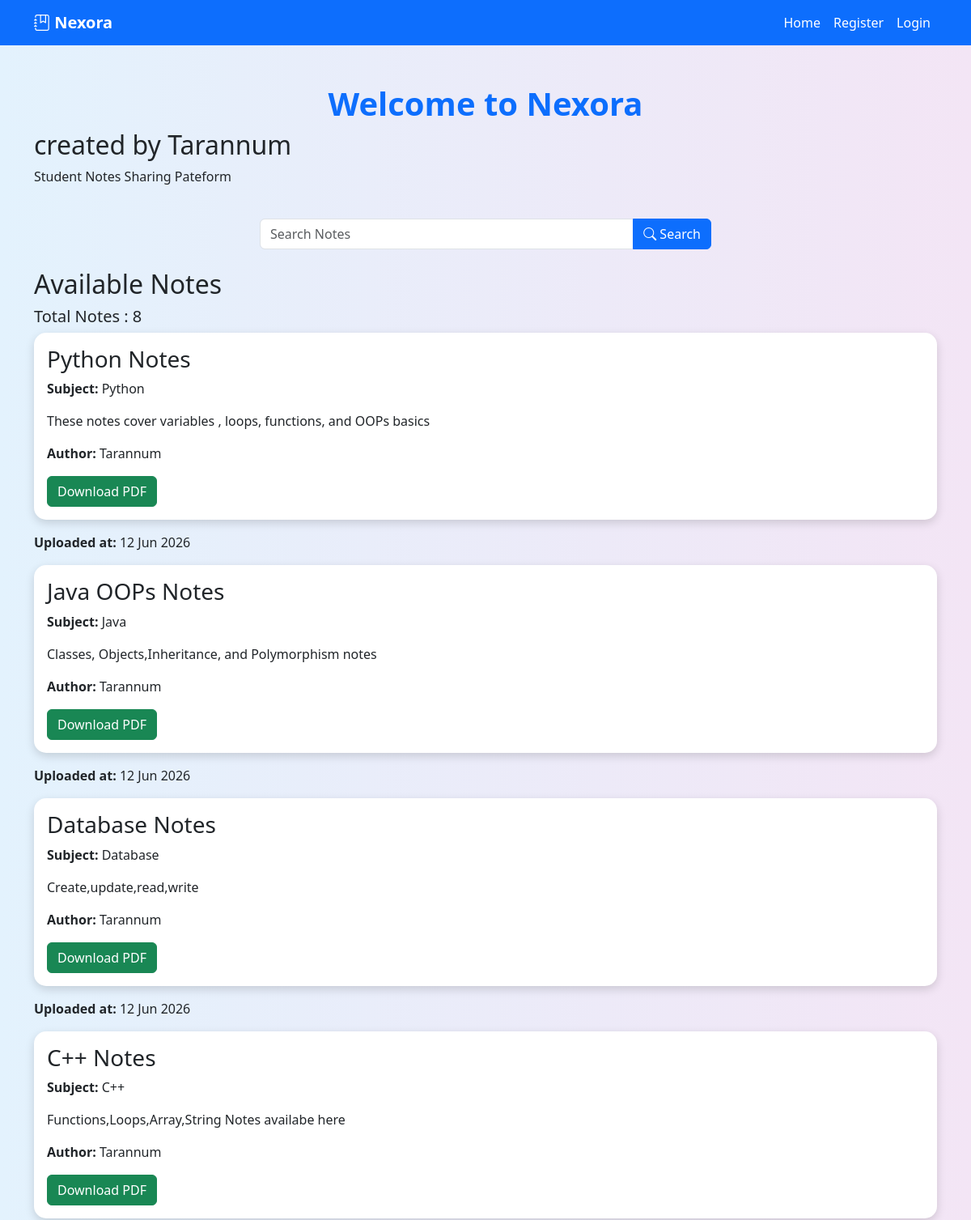
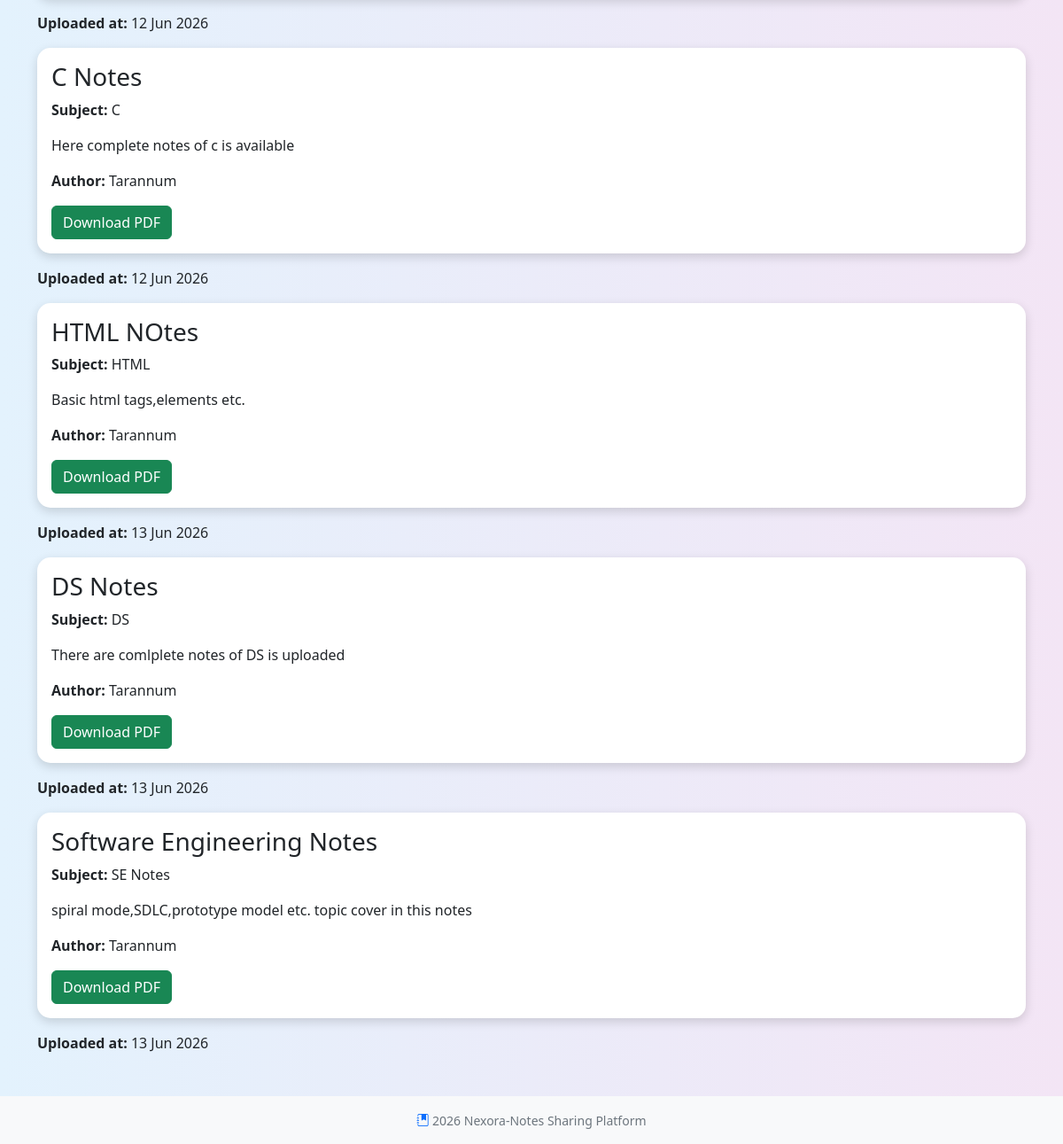
The app's page /, older data (2 pictures, top to bottom).
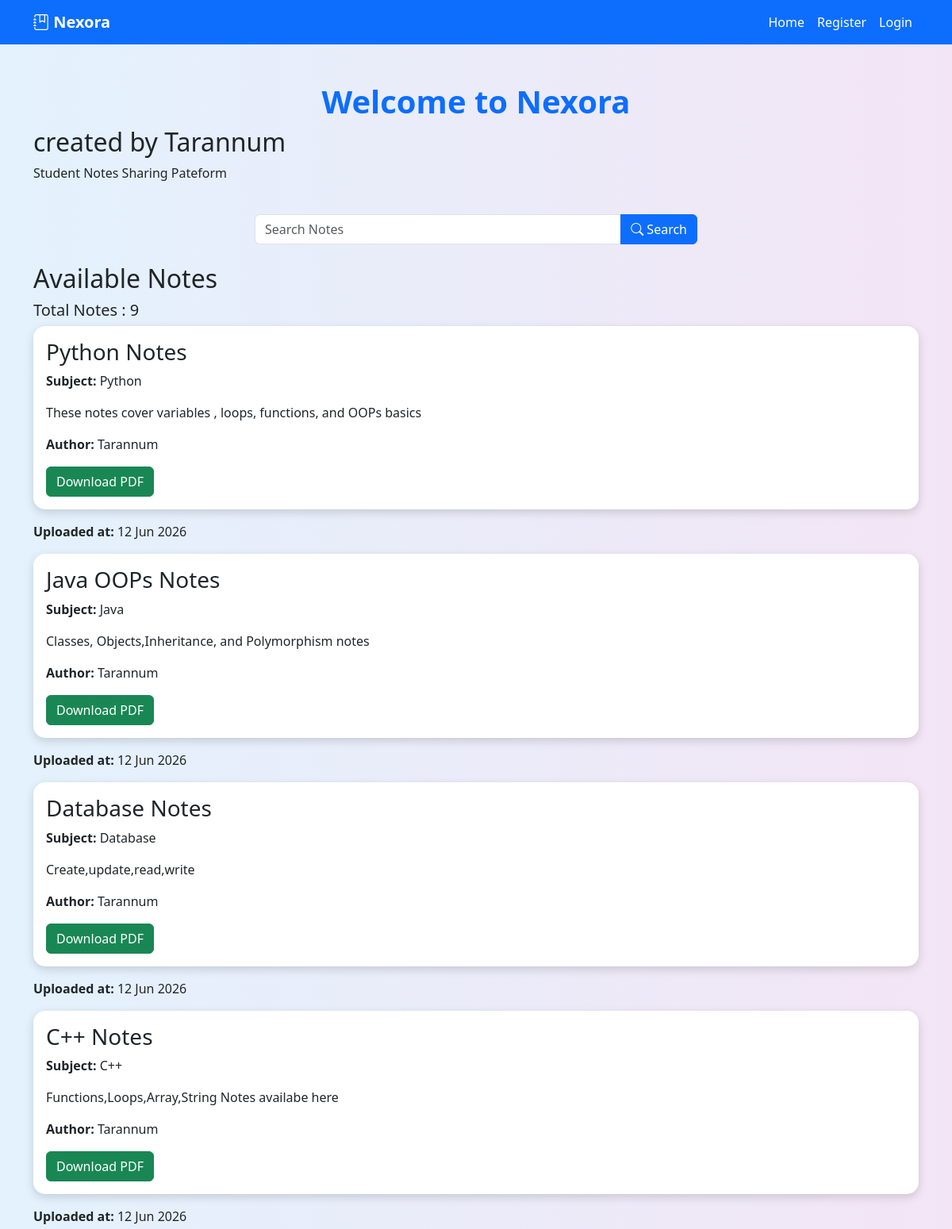
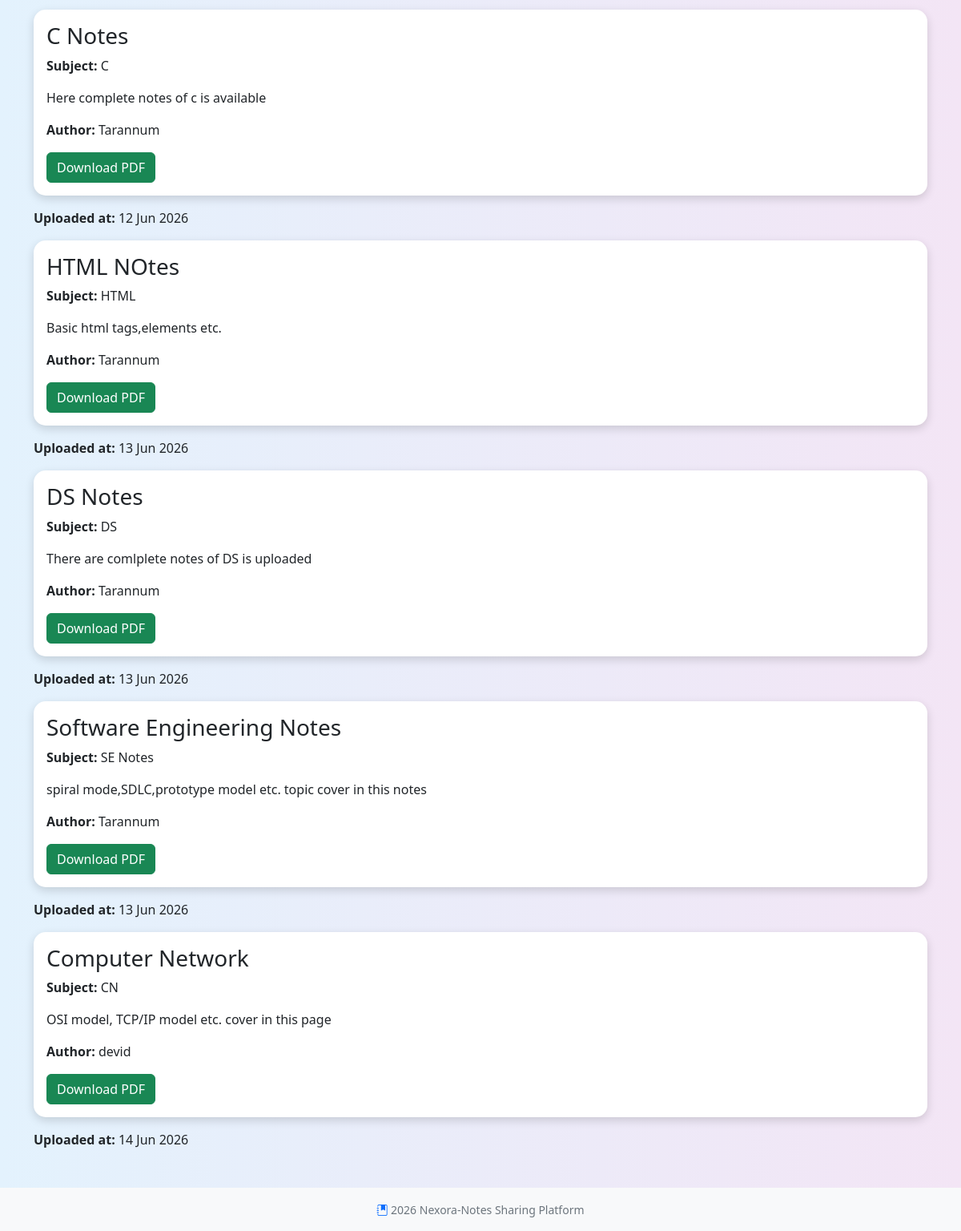
The same page, newer data (2 pictures, top to bottom).
### Notes/models.py (models this page shows, shortened)
class Note(models.Model):
    title = models.CharField(max_length = 200)
    subject = models.CharField(max_length = 100)
    description = models.TextField()
    author = models.CharField(max_length=200)
    uploaded_at = models.DateTimeField(auto_now_add=True)
    file = models.FileField(upload_to = 'notes/', blank=True, null=True)

### Notes/views.py (the view)
# urls.py: path('',views.home),
def home(request):
    search = request.GET.get('search')
    print(search)
    if search:
            notes = Note.objects.filter(Q(title__icontains=search)|Q(subject__icontains=search)|Q(description__icontains =search))
    else:
          notes=Note.objects.all()
          total_notes = notes.count()
    return render(request,'home.html', {'notes': notes, 'total_notes': total_notes})

### Notes/templates/home.html (shortened to what this page needs)
 {% extends "base.html" %}
 {% block content %}
    <div class="container mt-5">
      <h1 class = " main-heading text-center text-primary">Welcome to Nexora</h1>
      <h2>created by Tarannum</h2>
      <p>Student Notes Sharing Pateform</p>
      <br>
      <form method = "GET" class ="w-50 mx-auto mb-4">
        <div class = "input-group ">
        <input type="text" name = "search" placeholder = "Search Notes" class = "form-control">
        <button type ="submit" class = "btn btn-primary "><i class = "bi bi-search"></i> Search</button>
        </div>
      </form>
      <h2>Available Notes</h2>
      <h5>Total Notes : {{total_notes}}</h5>
      {%for note in notes%}
      <div class="card note-card  mb-3">
        <div class="card-body">
          <h3>{{note.title}}</h3>
          <p><b>Subject: </b>{{note.subject}}</p>
          <p>{{note.description}}</p>
          <p><b>Author:</b> {{note.author}}</p>
          {% if note.file %}
          <a href="{{note.file.url}}" class="btn btn-success" >Download PDF</a>
          {% else %}
          <p>No PDF available</p>
          {% endif%}
        </div>
      </div>
      <p><b>Uploaded at:</b> {{note.uploaded_at|date:"d M Y"}}</p>
      {%endfor%}
    </div>
 {% endblock %}

### Notes/templates/base.html (shortened to what this page needs)
{%load static%}
<!doctype html>
<html lang="en">
  <head>
    <link
      href="https://cdn.jsdelivr.net/npm/bootstrap@5.3.8/dist/css/bootstrap.min.css"
      rel="stylesheet"
    />
    <link rel="stylesheet" href="https://cdn.jsdelivr.net/npm/bootstrap-icons@1.11.3/font/bootstrap-icons.min.css">
   <link rel="stylesheet" href="{%static 'CSS/style.css'%}">
  </head>
  <body>
    <nav class = "navbar navbar-expand-lg navbar-dark bg-primary mb-4">
        <div class = "container">
            <a class = "navbar-brand fw-bold" href = "/"><i class="bi bi-journal-bookmark"></i> Nexora</a>
            <div class = "collapse navbar-collapse" id = "navbarNav">
              <ul class = "navbar-nav ms-auto">
                <li class ="nav-item">
                  <a href="/" class= "nav-link text-white ">Home</a>
                </li>
                  {%if request.user.is_authenticated %}
                  <li class ="nav-item">
                  <a href="/profile/" class= "nav-link text-white"><i class="bi bi-person-circle"></i>Profile</a>
                </li>
                   <li class ="nav-item">
                  <a href="/upload/" class= "nav-link text-white">Upload</a>
                </li>
                <li class ="nav-item">
                  <a href="/my_notes/" class= "nav-link text-white">My Notes</a>
                </li>
                  <li class ="nav-item">
                    <a href="/logout/" class = "btn btn-danger">Logout</a>
                  </li>
                  {%else%}
                  <li class ="nav-item">
                  <a href="/register/" class= "nav-link text-white">Register</a>
                </li>
                <li class ="nav-item">
                  <a href="/login/" class= "nav-link text-white">Login</a>
                </li>
                  {% endif %}
              </ul>
            </div>
        </div>
    </nav>
    {% block content %}
    {% endblock %}
    <footer class = "text-center mt-5">
  <small><i class = "bi bi-journal-bookmark-fill text-primary"></i> 2026 Nexora-Notes Sharing Platform</small>
 </footer>
</body>
</html>

### Notes/static/CSS/style.css (style rules this page uses)
body { background:linear-gradient(to right,#e3f2fd,#f3e5f5) }
.note-card { box-shadow: 0 4px 12px 0 rgba(0,0,0,0.15); border:none; border-radius: 15px; }
h1 { color:#0d6efd; font-weight: bold; }
footer { background-color :#f8f9fa; padding :15px; margin-top:50px; color:#6c757d; text-align: center; }

Row changes from the older to the newer data that the page shows:
added Note: title "Computer Network", subject "CN", description "OSI model, TCP/IP model etc. cover in this page", author "devid", uploaded_at "14 Jun 2026"
Text that changed along with them:
{{ total_notes }}: "8" → "9"
